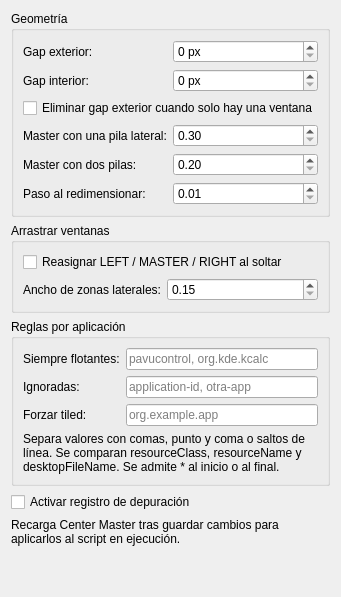
<?xml version="1.0" encoding="UTF-8"?>
<ui version="4.0">
 <class>CenterMasterConfig</class>
 <widget class="QWidget" name="CenterMasterConfig">
  <property name="windowTitle">
   <string>Center Master</string>
  </property>
  <layout class="QVBoxLayout" name="verticalLayout">
   <item>
    <widget class="QGroupBox" name="geometryGroup">
     <property name="title"><string>Geometría</string></property>
     <layout class="QFormLayout" name="geometryLayout">
      <item row="0" column="0"><widget class="QLabel" name="outerGapLabel"><property name="text"><string>Gap exterior:</string></property></widget></item>
      <item row="0" column="1"><widget class="QSpinBox" name="kcfg_outerGap"><property name="minimum"><number>0</number></property><property name="maximum"><number>128</number></property><property name="suffix"><string> px</string></property></widget></item>
      <item row="1" column="0"><widget class="QLabel" name="innerGapLabel"><property name="text"><string>Gap interior:</string></property></widget></item>
      <item row="1" column="1"><widget class="QSpinBox" name="kcfg_innerGap"><property name="minimum"><number>0</number></property><property name="maximum"><number>128</number></property><property name="suffix"><string> px</string></property></widget></item>
      <item row="2" column="0" colspan="2"><widget class="QCheckBox" name="kcfg_smartGaps"><property name="text"><string>Eliminar gap exterior cuando solo hay una ventana</string></property></widget></item>
      <item row="3" column="0"><widget class="QLabel" name="dualRatioLabel"><property name="text"><string>Master con una pila lateral:</string></property></widget></item>
      <item row="3" column="1"><widget class="QDoubleSpinBox" name="kcfg_dualMasterRatio"><property name="decimals"><number>2</number></property><property name="minimum"><double>0.300000000000000</double></property><property name="maximum"><double>0.900000000000000</double></property><property name="singleStep"><double>0.010000000000000</double></property></widget></item>
      <item row="4" column="0"><widget class="QLabel" name="centerRatioLabel"><property name="text"><string>Master con dos pilas:</string></property></widget></item>
      <item row="4" column="1"><widget class="QDoubleSpinBox" name="kcfg_centerMasterRatio"><property name="decimals"><number>2</number></property><property name="minimum"><double>0.200000000000000</double></property><property name="maximum"><double>0.800000000000000</double></property><property name="singleStep"><double>0.010000000000000</double></property></widget></item>
      <item row="5" column="0"><widget class="QLabel" name="ratioStepLabel"><property name="text"><string>Paso al redimensionar:</string></property></widget></item>
      <item row="5" column="1"><widget class="QDoubleSpinBox" name="kcfg_ratioStep"><property name="decimals"><number>2</number></property><property name="minimum"><double>0.010000000000000</double></property><property name="maximum"><double>0.200000000000000</double></property><property name="singleStep"><double>0.010000000000000</double></property></widget></item>
     </layout>
    </widget>
   </item>
   <item>
    <widget class="QGroupBox" name="dragGroup">
     <property name="title"><string>Arrastrar ventanas</string></property>
     <layout class="QFormLayout" name="dragLayout">
      <item row="0" column="0" colspan="2"><widget class="QCheckBox" name="kcfg_enableDragReassign"><property name="text"><string>Reasignar LEFT / MASTER / RIGHT al soltar</string></property></widget></item>
      <item row="1" column="0"><widget class="QLabel" name="dropRatioLabel"><property name="text"><string>Ancho de zonas laterales:</string></property></widget></item>
      <item row="1" column="1"><widget class="QDoubleSpinBox" name="kcfg_dropZoneRatio"><property name="decimals"><number>2</number></property><property name="minimum"><double>0.150000000000000</double></property><property name="maximum"><double>0.450000000000000</double></property><property name="singleStep"><double>0.010000000000000</double></property></widget></item>
     </layout>
    </widget>
   </item>
   <item>
    <widget class="QGroupBox" name="rulesGroup">
     <property name="title"><string>Reglas por aplicación</string></property>
     <layout class="QFormLayout" name="rulesLayout">
      <item row="0" column="0"><widget class="QLabel" name="floatingAppsLabel"><property name="text"><string>Siempre flotantes:</string></property></widget></item>
      <item row="0" column="1"><widget class="QLineEdit" name="kcfg_floatingApps"><property name="placeholderText"><string>pavucontrol, org.kde.kcalc</string></property></widget></item>
      <item row="1" column="0"><widget class="QLabel" name="ignoredAppsLabel"><property name="text"><string>Ignoradas:</string></property></widget></item>
      <item row="1" column="1"><widget class="QLineEdit" name="kcfg_ignoredApps"><property name="placeholderText"><string>application-id, otra-app</string></property></widget></item>
      <item row="2" column="0"><widget class="QLabel" name="tiledAppsLabel"><property name="text"><string>Forzar tiled:</string></property></widget></item>
      <item row="2" column="1"><widget class="QLineEdit" name="kcfg_tiledApps"><property name="placeholderText"><string>org.example.app</string></property></widget></item>
      <item row="3" column="0" colspan="2"><widget class="QLabel" name="rulesHelp"><property name="wordWrap"><bool>true</bool></property><property name="text"><string>Separa valores con comas, punto y coma o saltos de línea. Se comparan resourceClass, resourceName y desktopFileName. Se admite * al inicio o al final.</string></property></widget></item>
     </layout>
    </widget>
   </item>
   <item><widget class="QCheckBox" name="kcfg_debug"><property name="text"><string>Activar registro de depuración</string></property></widget></item>
   <item><widget class="QLabel" name="reloadNotice"><property name="wordWrap"><bool>true</bool></property><property name="text"><string>Recarga Center Master tras guardar cambios para aplicarlos al script en ejecución.</string></property></widget></item>
   <item>
    <spacer name="verticalSpacer">
     <property name="orientation"><enum>Qt::Vertical</enum></property>
     <property name="sizeHint" stdset="0"><size><width>20</width><height>40</height></size></property>
    </spacer>
   </item>
  </layout>
 </widget>
 <resources/>
 <connections/>
</ui>
